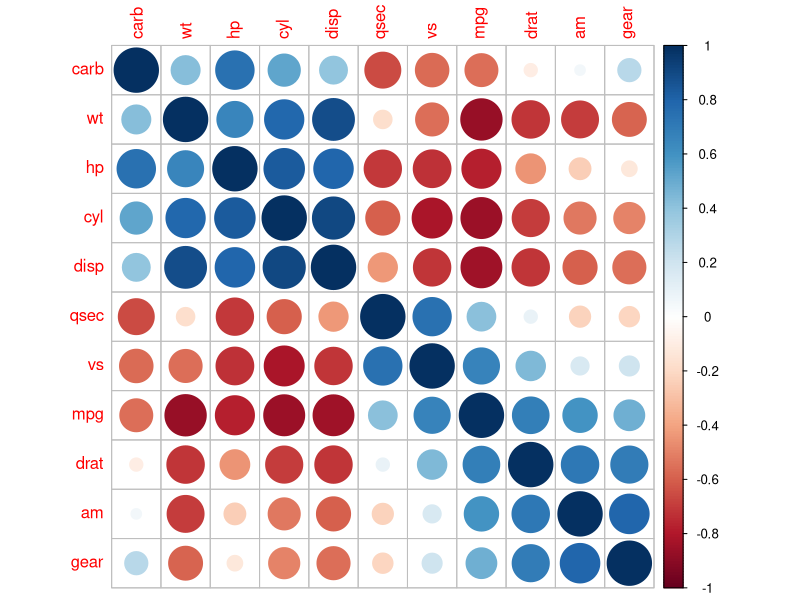
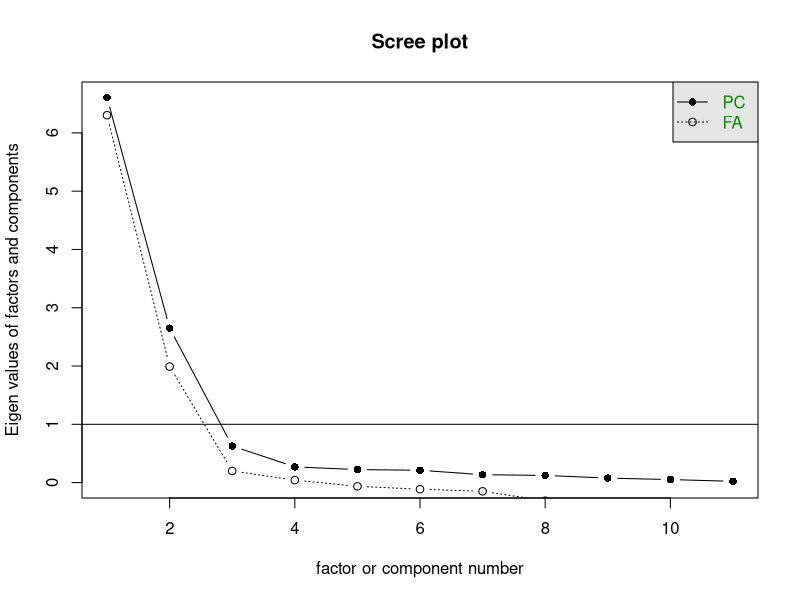

Source code (R) for these figures, in order:
## ---- chunk 1
data(mtcars)
scale(mtcars)
## ---- chunk 2
library(corrplot)
corrplot(cor(scale(mtcars)), order='hclust')
## ---- chunk 3
library(psych)
scree(scale(mtcars))
## ---- chunk 4
factanal(scale(mtcars), factors=3, scores='regression', rotation='varimax')
